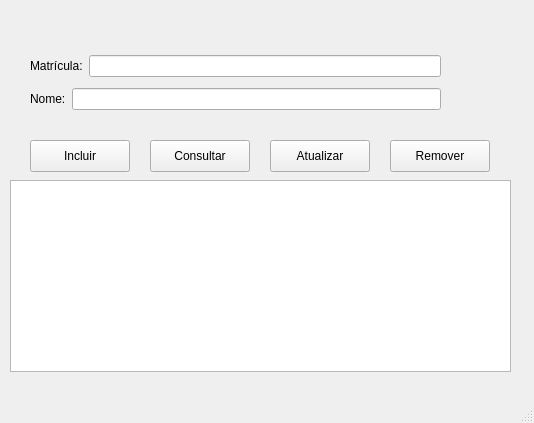
<?xml version="1.0" encoding="UTF-8"?>
<ui version="4.0">
 <class>TelaPrincipalAluno</class>
 <widget class="QMainWindow" name="TelaPrincipalAluno">
  <property name="geometry">
   <rect>
    <x>0</x>
    <y>0</y>
    <width>534</width>
    <height>423</height>
   </rect>
  </property>
  <property name="windowTitle">
   <string>Cadastro de Alunos</string>
  </property>
  <widget class="QWidget" name="centralwidget">
   <widget class="QPushButton" name="btn_incluir">
    <property name="geometry">
     <rect>
      <x>30</x>
      <y>140</y>
      <width>100</width>
      <height>32</height>
     </rect>
    </property>
    <property name="text">
     <string>Incluir</string>
    </property>
   </widget>
   <widget class="QPushButton" name="btn_consultar">
    <property name="geometry">
     <rect>
      <x>150</x>
      <y>140</y>
      <width>100</width>
      <height>32</height>
     </rect>
    </property>
    <property name="text">
     <string>Consultar</string>
    </property>
   </widget>
   <widget class="QPushButton" name="pushButton_atualizar">
    <property name="geometry">
     <rect>
      <x>270</x>
      <y>140</y>
      <width>100</width>
      <height>32</height>
     </rect>
    </property>
    <property name="text">
     <string>Atualizar</string>
    </property>
   </widget>
   <widget class="QPushButton" name="pushButton_remover">
    <property name="geometry">
     <rect>
      <x>390</x>
      <y>140</y>
      <width>100</width>
      <height>32</height>
     </rect>
    </property>
    <property name="text">
     <string>Remover</string>
    </property>
   </widget>
   <widget class="QTableView" name="tableView">
    <property name="geometry">
     <rect>
      <x>10</x>
      <y>180</y>
      <width>501</width>
      <height>192</height>
     </rect>
    </property>
   </widget>
   <widget class="QWidget" name="">
    <property name="geometry">
     <rect>
      <x>30</x>
      <y>50</y>
      <width>411</width>
      <height>66</height>
     </rect>
    </property>
    <layout class="QVBoxLayout" name="verticalLayout">
     <item>
      <layout class="QHBoxLayout" name="horizontalLayout">
       <item>
        <widget class="QLabel" name="label">
         <property name="text">
          <string>Matrícula:</string>
         </property>
        </widget>
       </item>
       <item>
        <widget class="QLineEdit" name="lineEdit_matricula"/>
       </item>
      </layout>
     </item>
     <item>
      <layout class="QHBoxLayout" name="horizontalLayout_2">
       <item>
        <widget class="QLabel" name="label_2">
         <property name="text">
          <string>Nome:</string>
         </property>
        </widget>
       </item>
       <item>
        <widget class="QLineEdit" name="lineEdit_nome"/>
       </item>
      </layout>
     </item>
    </layout>
   </widget>
  </widget>
  <widget class="QMenuBar" name="menubar">
   <property name="geometry">
    <rect>
     <x>0</x>
     <y>0</y>
     <width>534</width>
     <height>24</height>
    </rect>
   </property>
  </widget>
  <widget class="QStatusBar" name="statusbar"/>
 </widget>
 <resources/>
 <connections/>
</ui>
